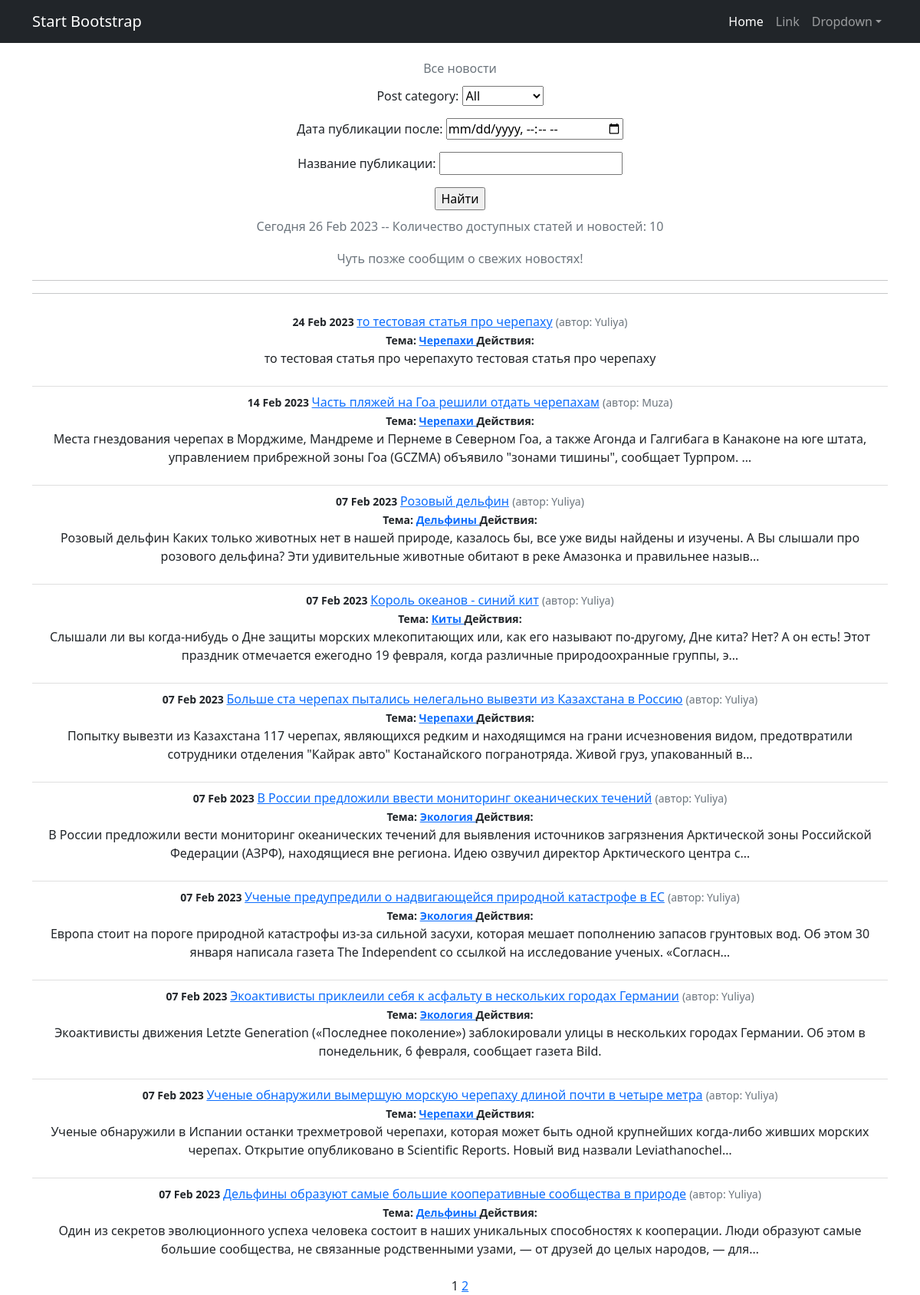
Page /news/ on the committed database.
### news/models.py (models this page shows, shortened)
class Post(models.Model):
    author = models.ForeignKey(Author, on_delete=models.CASCADE)
    NEWS = 'NW'
    ARTICLE = 'AR'
    CATEGORY_CHOICES = (
        (NEWS, 'Новость'),
        (ARTICLE, 'Статья'),
    )
    categoryType = models.CharField(max_length=2, choices=CATEGORY_CHOICES, default=ARTICLE)
    dateCreation = models.DateTimeField(auto_now_add=True)
    postCategory = models.ManyToManyField(Category, through='PostCategory')
    title = models.CharField(max_length=128)
    text = models.TextField()
    rating = models.SmallIntegerField(default=0)

class Author(models.Model):
    authorUser = models.OneToOneField(User, on_delete=models.CASCADE)
    ratingAuthor = models.SmallIntegerField(default=0)
    def __str__(self):
        return f'{self.authorUser.username}'

class Category(models.Model):
    name = models.CharField(max_length=64, unique=True)
    subscribers = models.ManyToManyField(User, related_name='categories')
    def __str__(self):
        return self.name
    class Meta:
        verbose_name = 'Категория'
        verbose_name_plural = 'Категории'

### news/views.py (the view)
# urls.py: path('', PostsList.as_view(), name='post_list'),
class PostsList(ListView):
    model = Post
    ordering = '-dateCreation'
    template_name = 'news_1.html'
    context_object_name = 'news'
    paginate_by = 10
    def get_queryset(self):
        queryset = super().get_queryset()
        self.filterset = PostFilter(self.request.GET, queryset)
        return self.filterset.qs
    def get_context_data(self, **kwargs):
        context = super().get_context_data(**kwargs)
        context['time_now'] = datetime.utcnow()
        context['next_post'] = None
        context['filterset'] = self.filterset
        return context

### news/templatetags/custom_tags.py (called while the page is built)
@register.simple_tag(takes_context=True)
def url_replace(context, **kwargs):
   d = context['request'].GET.copy()
   for k, v in kwargs.items():
       d[k] = v
   return d.urlencode()

### templates/news_1.html (shortened to what this page needs)
{% extends 'flatpages/default.html' %}
{% load custom_filters %}
{% load custom_tags %}
{% block content %}
   <h1 class="text-center"><span class="text-muted fs-6 fw-normal">Все новости</span></h1>
   <form action="" method="get">
       {{ filterset.form.as_p }}
       <input type="submit" value="Найти" />
   </form>
<h3 class="text-center"><span class="text-muted fs-6 fw-normal">Сегодня {{ time_now|date:'d M Y' }} -- Количество доступных статей и новостей: {{ news|length }}</span></h3>
<h3 class="text-center"><span class="text-muted fs-6 fw-normal"> {{ next_post|default_if_none:"Чуть позже сообщим о свежих новостях!" }} </span></h3>
   <hr>
   <hr>
<ul class="list-group list-group-flush">
    {% for post in news %}
       <li class="list-group-item">
           <small class="fw-bold">{{ post.dateCreation|date:'d M Y ' }}</small>
           <a href="{% url 'post_detail' post.id %}">{{ post.title }}</a>
           <small class="text-muted">(автор: {{ post.author }})</small><br>
           <small class="fw-bold">Тема:
               {% for category in post.postCategory.all %}
                           <a href="{% url 'category_list' category.id %}"> {{ category }} </a>
               {% endfor %}
           </small>
           <td>
           <small class="fw-bold">Действия:
           </small>
           </td>
           <p>{{ post.text |truncatechars:210}}</p>
       </li>
    {% endfor %}
</ul>
   {{ page_obj.number }}
   {% if page_obj.has_next %}
       <a href="?{% url_replace page=page_obj.next_page_number %}">{{ page_obj.next_page_number }}</a>
   {% endif %}
{% endblock content %}

### templates/flatpages/default.html (shortened to what this page needs)
<!DOCTYPE html>
<html lang="en">
    <head>
        {% load static%}
        <link href="{% static 'css/styles.css' %}" rel="stylesheet" />
    </head>
    <body>
        <nav class="navbar navbar-expand-lg navbar-dark bg-dark">
            <div class="container">
                <a class="navbar-brand" href="#">Start Bootstrap</a>
                <div class="collapse navbar-collapse" id="navbarSupportedContent">
                    <ul class="navbar-nav ms-auto mb-2 mb-lg-0">
                        <li class="nav-item"><a class="nav-link active" aria-current="page" href="#">Home</a></li>
                        <li class="nav-item"><a class="nav-link" href="#">Link</a></li>
                        <li class="nav-item dropdown">
                            <a class="nav-link dropdown-toggle" id="navbarDropdown" href="#" role="button" data-bs-toggle="dropdown" aria-expanded="false">Dropdown</a>
                        </li>
                    </ul>
                </div>
            </div>
        </nav>
    <div class="container">
       <div class="row">
        <div class="col-lg-12 text-center">
           {% block content %}{% endblock content %}
        </div>
       </div>
</div>
    </body>
</html>

### rows in the picture
Post: dateCreation "24 Feb 2023", title "то тестовая статья про черепаху", author "Yuliya", text "то тестовая статья про черепахуто тестовая статья про черепаху"
Category: name "Черепахи"
Post: dateCreation "14 Feb 2023", title "Часть пляжей на Гоа решили отдать черепахам", author "Muza", text "Места гнездования черепах в Морджиме, Мандреме и Пернеме в Северном Гоа, а также Агонда и Галгибага в Канаконе на юге штата, управлением прибрежной зоны Гоа (GCZMA) объявило \"зонами тишины\", сообщает Турпром. …"
Post: dateCreation "07 Feb 2023", title "Розовый дельфин", author "Yuliya", text "Розовый дельфин Каких только животных нет в нашей природе, казалось бы, все уже виды найдены и изучены. А Вы слышали про розового дельфина? Эти удивительные животные обитают в реке Амазонка и правильнее назыв…"
Category: name "Дельфины"
Post: dateCreation "07 Feb 2023", title "Король океанов - синий кит", author "Yuliya", text "Слышали ли вы когда-нибудь о Дне защиты морских млекопитающих или, как его называют по-другому, Дне кита? Нет? А он есть! Этот праздник отмечается ежегодно 19 февраля, когда различные природоохранные группы, э…"
Category: name "Киты"
Post: dateCreation "07 Feb 2023", title "Больше ста черепах пытались нелегально вывезти из Казахстана в Россию", author "Yuliya", text "Попытку вывезти из Казахстана 117 черепах, являющихся редким и находящимся на грани исчезновения видом, предотвратили сотрудники отделения \"Кайрак авто\" Костанайского погранотряда. Живой груз, упакованный в…"
Post: dateCreation "07 Feb 2023", title "В России предложили ввести мониторинг океанических течений", author "Yuliya", text "В России предложили вести мониторинг океанических течений для выявления источников загрязнения Арктической зоны Российской Федерации (АЗРФ), находящиеся вне региона. Идею озвучил директор Арктического центра с…"
Category: name "Экология"
Post: dateCreation "07 Feb 2023", title "Ученые предупредили о надвигающейся природной катастрофе в ЕС", author "Yuliya", text "Европа стоит на пороге природной катастрофы из-за сильной засухи, которая мешает пополнению запасов грунтовых вод. Об этом 30 января написала газета The Independent со ссылкой на исследование ученых. «Согласн…"
Post: dateCreation "07 Feb 2023", title "Экоактивисты приклеили себя к асфальту в нескольких городах Германии", author "Yuliya", text "Экоактивисты движения Letzte Generation («Последнее поколение») заблокировали улицы в нескольких городах Германии. Об этом в понедельник, 6 февраля, сообщает газета Bild."
Post: dateCreation "07 Feb 2023", title "Ученые обнаружили вымершую морскую черепаху длиной почти в четыре метра", author "Yuliya", text "Ученые обнаружили в Испании останки трехметровой черепахи, которая может быть одной крупнейших когда-либо живших морских черепах. Открытие опубликовано в Scientific Reports. Новый вид назвали Leviathanochel…"
Post: dateCreation "07 Feb 2023", title "Дельфины образуют самые большие кооперативные сообщества в природе", author "Yuliya", text "Один из секретов эволюционного успеха человека состоит в наших уникальных способностях к кооперации. Люди образуют самые большие сообщества, не связанные родственными узами, — от друзей до целых народов, — для…"

### other values in the picture
{{ time_now|date:'d M Y' }} "26 Feb 2023"
{{ news|length }} "10"
{{ next_post|default_if_none:"Чуть позже сообщим о свежих новостях!" }} "Чуть позже сообщим о свежих новостях!"
{{ page_obj.number }} "1"
{{ page_obj.next_page_number }} "2"
